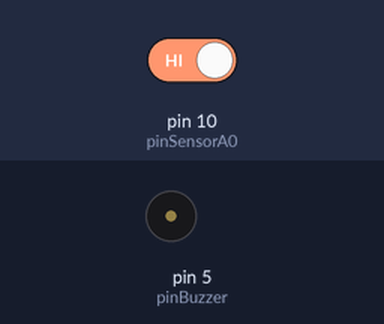
The sketch below on a simulated Arduino Uno, built with avr-gcc and run on an emulated ATmega328P. Parts: buzzer (waves = sounding). Inputs (shaded band) come from the test bench; at power-on: pin 10 (pinSensorA0) HIGH.

Above: at 1.2 s.
1.3 s: pin 10 (pinSensorA0) driven LOW
At 2.5 s:
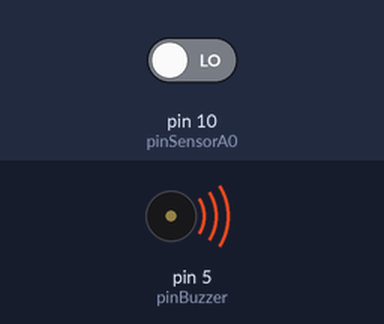
2.8 s: pin 10 (pinSensorA0) driven HIGH
At 3.7 s:
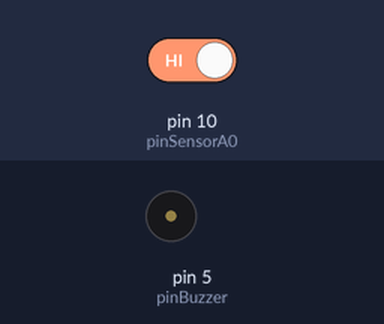
Timing chart, 0 to 5.8 s (numbered marks = the images above; inputs shaded):
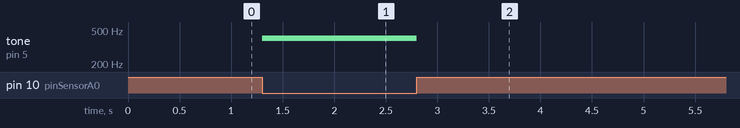

The sketch:

Q1099-Sketch.ino
```cpp
#define pinSensorD0 7
#define pinSensorA0 10
#define pinBuzzer 5

void setup() {
  pinMode(pinSensorD0, INPUT);
  pinMode(pinSensorA0, INPUT);
  pinMode(pinBuzzer, OUTPUT);
}

void loop() {
  //Leitura para o Módulo Reed Switch Vermelho (de 4 pinos)
  //bool estadoSensor = digitalRead(pinSensorD0);
  bool estadoSensor = !digitalRead(pinSensorA0);

  //Leitura para o Módulo Reed Switch Azul (de 3 pinos)
  //bool estadoSensor = !digitalRead(pinSensorD0);

  if (estadoSensor) {
    tone(pinBuzzer, 400);
  } else {
    noTone(pinBuzzer);
  }

}
```

Measured:
- after the input at 1.3 s, tone on pin 5 (pinBuzzer): silent → 400 Hz at once
- after the input at 2.8 s, tone on pin 5 (pinBuzzer): 400 Hz → silent at once
